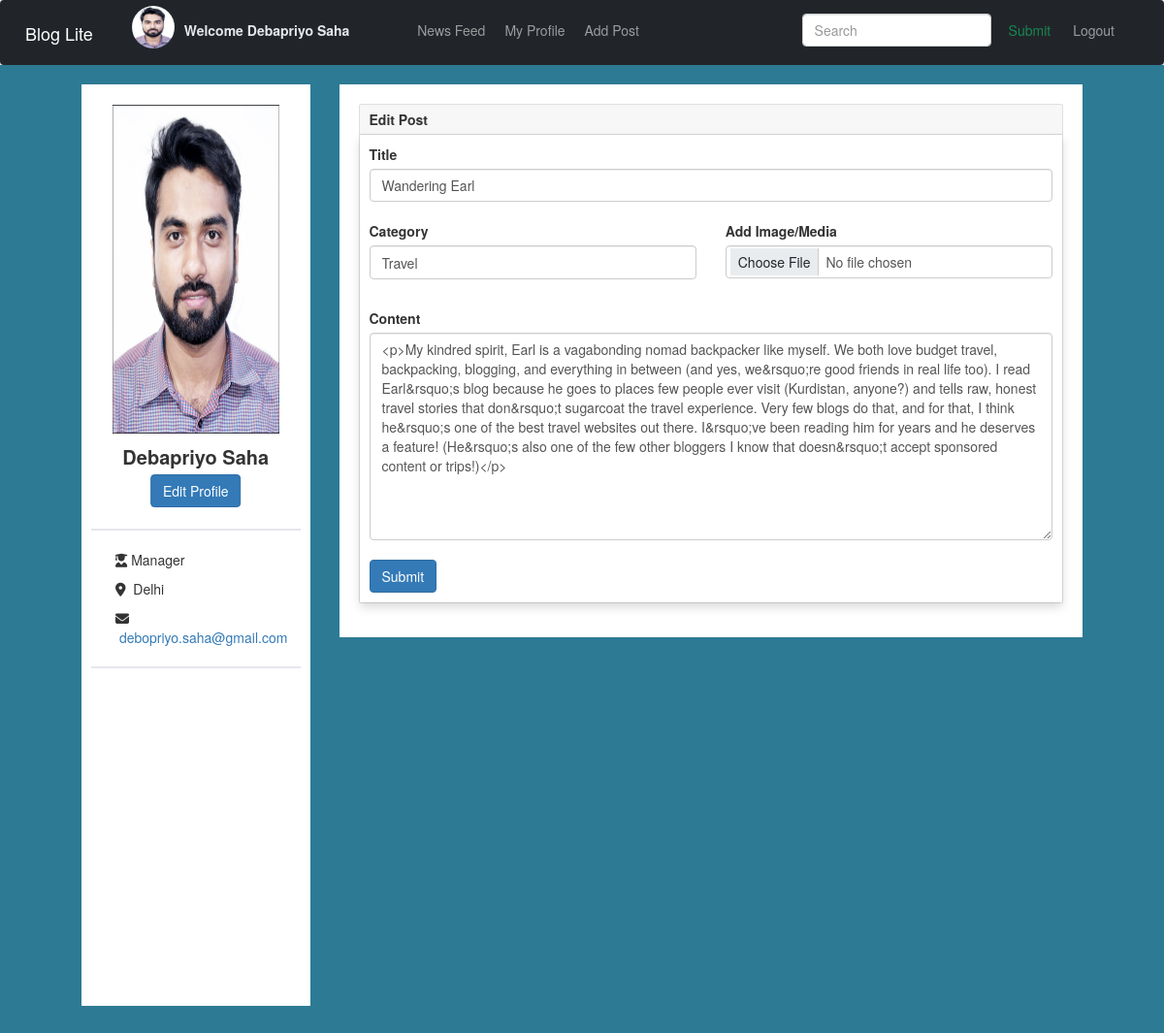
The page /edit_post/1 (signed in) on the database its author committed.
### application/models.py (models this page shows, shortened)
class User(db.Model,UserMixin):
    __tablename__ = 'user'
    user_id = db.Column(db.Integer, autoincrement=True, primary_key=True)
    fname = db.Column(db.String, unique=False, nullable=False)
    lname = db.Column(db.String, unique=False, nullable=False)
    profession = db.Column(db.String, unique=False, nullable=False)
    location = db.Column(db.String, nullable=False)
    image = db.Column(db.Text, nullable=False)
    username = db.Column(db.String, unique=True,nullable=False)
    password = db.Column(db.String,nullable=False)
    email = db.Column(db.String, unique=False,nullable=False)
    dob = db.Column(db.String, nullable=False)
    mobile = db.Column(db.String, nullable=True)
    timestamp = db.Column(db.DateTime, default=datetime.now())
    user_blog = db.relationship('Blog',backref='user',cascade='all, delete-orphan', passive_deletes=True)
    likes = db.relationship('Like', backref='user',cascade='all, delete-orphan', passive_deletes=True)
    comments = db.relationship('Comment', backref='user',cascade='all, delete-orphan', passive_deletes=True)
    followed = db.relationship('Follow',foreign_keys=[Follow.follower_id],backref=db.backref('follower', lazy='joined'),lazy='dynamic',
                                        cascade='all, delete-orphan')
    followers = db.relationship('Follow',foreign_keys=[Follow.followed_id],backref=db.backref('followed', lazy='joined'),lazy='dynamic',
                            cascade='all, delete-orphan')

class Blog(db.Model,UserMixin):
    __tablename__ = 'blog'
    id = db.Column(db.Integer, primary_key=True, autoincrement=True)
    user_id = db.Column(db.Integer,db.ForeignKey("user.user_id", ondelete="CASCADE"))
    title = db.Column(db.String, nullable=False)
    category = db.Column(db.String, nullable=False)
    content = db.Column(db.Text, nullable=False)
    blog_file = db.Column(db.Text, nullable=False)
    date_created = db.Column(db.DateTime, default=datetime.now())
    likes = db.relationship('Like', backref='blog', passive_deletes=True)
    comments = db.relationship('Comment', backref='blog', passive_deletes=True)

### application/controllers.py (the view, shortened to what this page needs)
@app.route('/edit_post/<int:blog_id>', methods=['GET', 'POST'])
@login_required
def edit_post(blog_id):
    form = EditPostForm()
    blog = Blog.query.filter_by(id=blog_id).first()
    if request.method == 'GET':
        form.title.data = blog.title
        form.category.data = blog.category
        form.content.data = blog.content
        form.image.data = blog.blog_file
    return render_template('edit_post.html',form=form,blog=blog)

### application/forms.py
class EditPostForm(FlaskForm):
	title = StringField("Title", validators=[Optional()])
	content = CKEditorField('Content', validators=[Optional()])
	type_choices = [('Travel','Travel'),('Food','Food'),('Health & Fitness','Health & Fitness'),('Lifestyle','Lifestyle'),
						('Fashion & Beauty','Fashion & Beauty'),('Photography','Photography'),('Personal','Personal'),('Movies','Movies'),('Sports','Sports')]
	category = SelectField(label='Category', choices=type_choices , validators=[Optional()])
	image = FileField("Add Image/Media", validators=[Optional(), FileAllowed(["jpg", "png","jpeg","gif","mp4","mpeg2","avi"],message="Wrong Image Format")])
	submit = SubmitField("Submit")

class SearchForm(FlaskForm):
	searched = StringField("Searched", validators=[DataRequired()])
	submit = SubmitField("Submit")

### application/controllers.py (called while the page is built)
@login_manager.user_loader
def load_user(user_id):
	return User.query.get(int(user_id))

@app.context_processor
def search_global():
    search_form=SearchForm()
    return dict(search_form=search_form)

### templates/edit_post.html (shortened to what this page needs)
{% include 'navbar.html' %}
{% include 'base.html' %}
<!DOCTYPE html>
<html lang="en">
<head>
</head>
<body>
    <div id="snipperContent">
        <div class="container-fluid" style="padding: 0% 7%;">
        <div class="row">
            <div class="col-xs-12 col-md-4 col-lg-3">
                <div class="userProfileInfo">
                    <div class="box">
                        <div class="image text-center">
                            <img src="{{current_user.image}}" alt="../static/default_dp.png" class="img-responsive">
                        </div>
                        <div class="name"><div style="font-weight:bold;font-size: 20px;text-align: center;">{{current_user.fname}} {{current_user.lname}}</div>
                            <br>
                            <a href="{{ url_for('edit_profile',username=current_user.username) }}"  class="button btn btn-primary">Edit Profile</a>
                        </div>
                        <div class="info">
                            <span><i class="fa-solid fa-user-graduate"></i>&nbsp;{{current_user.profession}}</span>
                            <span><i class="fa-sharp fa-solid fa-location-dot"></i>&nbsp; {{current_user.location}}</span>
                            <span><i class="fa-solid fa-envelope"></i> <a href="mailto:{{current_user.email}}" title="e-mail">&nbsp;{{current_user.email}}</a></span>
                        </div>
                    </div>
                </div>
            </div>
            <div class="col-xs-12 col-md-8 col-lg-9">
                <div class="box">
                    <div class="card mb-4" >
                        <div class="card-header">
                                <strong>Edit Post</strong>
                        </div>
                        <div class="card-body shadow p-3 mb-8" >
                                    <form action="/edit_post/{{blog.id}}" method="POST" enctype="multipart/form-data">
                                        {{ form.title.label(class="form-label") }}
                                        {{ form.title(class="form-control") }}
                                        <br>
                                        <div class="row gx-3 mb-3">
                                            <div class="col-md-6">
                                                {{ form.category.label(class="form-label")}}
                                                {{ form.category(class="form-control",style="height:35px;") }}
                                            </div>
                                            <div class="col-md-6">
                                                {{form.image.label()}}
                                                {{ form.image(class="form-control",id="img",title="Add Image") }}
                                            </div>
                                        </div>
                                        <br>
                                        {{ form.content.label(class="form-label") }}
                                        {{ form.content(class="form-control", rows="10") }}
                                        <br>
                                        {{ form.submit(class="btn btn-primary") }}
                                    </form>
                        </div>
                    </div>
                </div>
            </div>
        </div>
    </div>
</body>
</html>

### templates/navbar.html (shortened to what this page needs)
<!DOCTYPE html>
{% include 'base.html' %}
<html lang="en">
<head>
  <link rel="stylesheet" href="https://cdn.jsdelivr.net/npm/bootstrap@4.0.0/dist/css/bootstrap.min.css">
</head>
<body>
  <nav class="navbar navbar-expand-lg navbar-dark bg-dark">
    <div class="container-fluid">
      <a class="navbar-brand" href="#">Blog Lite</a>
      <div class="collapse navbar-collapse" id="navbarSupportedContent">
        <ul class="navbar-nav mr-auto">
          <li class="nav-item">
            <img src="{{current_user.image}}"  alt="#" width="44" height="44" style="border-radius:50%">
           </li>
           <li class="nav-item">
            <label class="nav-text">Welcome {{current_user.fname}} {{current_user.lname}}</label>
          </li>
          <li class="nav-item">
            <a class="nav-link" aria-current="page" href="{{url_for('dashboard',username=current_user.username)}}">News Feed</a>
          </li>
          <li class="nav-item">
            <a class="nav-link" href="/profile/{{current_user.username}}">My Profile</a>
          </li>
          <li class="nav-item">
            <a class="nav-link" href="/add_post/{{current_user.username}}">Add Post</a>
          </li>
        </ul>
        <ul class="navbar-nav mr-auto float-sm-right">
          <li class="nav-item">
            <a class="nav-link" href="{{ url_for('logout') }}">Logout</a>
          </li>
          </ul>
        <form action="{{url_for('search',username=current_user.username)}}" class="form-inline float-sm-right my-2 my-lg-0" method="POST" style="padding-top: 8px;">
          {{ search_form.searched(class="form-control mr-sm-2", placeholder="Search") }}
          {{ search_form.submit(class="btn btn-outline-success my-2 my-sm-0") }}
        </form>
      </div>
    </div>
    </nav>
</body>
</html>

### static/dashboard.css (style rules this page uses)
body { margin-top: 0px; min-height: 100%; background: #ebecf2; }
.userProfileInfo .image { position: relative; }
.name { padding: 10px 0px 5px; border-bottom: 2px solid #e6e7ed; }
.button { margin: 0; position: relative; top: 50%; left: 50%; -ms-transform: translate(-50%, -50%); transform: translate(-50%, -50%); }
.box { background: #fff; padding: 20px; margin: 10px 0 30px 0 }
.userProfileInfo .box { padding: 10px 10px; height: 950px; }
.userProfileInfo .box .info, .userProfileInfo .box .all_connections { padding: 10px 0px; border-bottom: 2px solid #e6e7ed; }
.userProfileInfo .box .info>span { margin: 10px 0px; display: block; padding: 0 0 0 25px; position: relative }
@media (min-width: 992px) { .userProfileInfo .image img { margin-left: 10%; padding-top: 5%; width: 80%; height: 350px; } }
img { max-width: 100%; max-height: 100%; }
.row:after { content: ""; display: table; clear: both; }
#snipperContent { padding-top: 10px; background-color: rgb(45, 122, 148); }
.navbar { margin-bottom: 0px; }
.navbar a { color:white; }
.navbar .nav-item .nav-link { padding: 15px 10px; position: relative; }
.nav-text { padding: 15px 10px 15px 10px; color: #e6e7ed; position: relative; }
.navbar .nav-item .nav-link::before { content: ''; position: absolute; left: 0; right: 0; bottom: 0; height: 1px; background-color: white; transition: all 0.5s ease; transform: scale(0); }

### rows shown on the page
User: image (picture), fname "Debapriyo", lname "Saha", profession "Manager", location "Delhi", email "debopriyo.saha@gmail.com"
Blog: title "Wandering Earl", category "Travel", content "<p>My kindred spirit, Earl is a vagabonding nomad backpacker like myself. We both love budget travel, backpacking, blogging, and everything in between (and yes, we&rsquo;re good friends in real life too). I read Earl&rsquo;s blog because he goes to places few people ever visit (Kurdistan, anyone?) and tells raw, honest travel stories that don&rsquo;t sugarcoat the travel experience. Very few blogs do that, and for that, I think he&rsquo;s one of the best travel websites out there. I&rsquo;ve been reading him for years and he deserves a feature! (He&rsquo;s also one of the few other bloggers I know that doesn&rsquo;t accept sponsored content or trips!)</p>"
